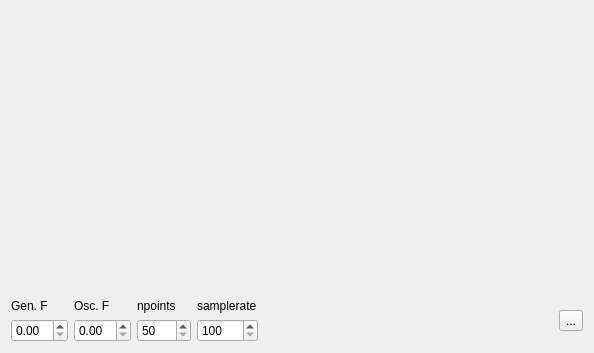
<?xml version="1.0" encoding="UTF-8"?>
<ui version="4.0">
 <class>OscilloscopeClass</class>
 <widget class="QWidget" name="OscilloscopeClass">
  <property name="geometry">
   <rect>
    <x>0</x>
    <y>0</y>
    <width>594</width>
    <height>353</height>
   </rect>
  </property>
  <property name="windowTitle">
   <string>Oscilloscope</string>
  </property>
  <layout class="QVBoxLayout" name="verticalLayout">
   <item>
    <widget class="QwtPlot" name="plotWidget">
     <property name="sizePolicy">
      <sizepolicy hsizetype="Preferred" vsizetype="Expanding">
       <horstretch>0</horstretch>
       <verstretch>0</verstretch>
      </sizepolicy>
     </property>
    </widget>
   </item>
   <item>
    <layout class="QHBoxLayout" name="horizontalLayout">
     <item>
      <layout class="QGridLayout" name="gridLayout">
       <item row="0" column="0">
        <widget class="QLabel" name="label">
         <property name="sizePolicy">
          <sizepolicy hsizetype="Preferred" vsizetype="Minimum">
           <horstretch>0</horstretch>
           <verstretch>0</verstretch>
          </sizepolicy>
         </property>
         <property name="text">
          <string>Gen. F</string>
         </property>
        </widget>
       </item>
       <item row="0" column="1">
        <widget class="QLabel" name="label_2">
         <property name="sizePolicy">
          <sizepolicy hsizetype="Preferred" vsizetype="Minimum">
           <horstretch>0</horstretch>
           <verstretch>0</verstretch>
          </sizepolicy>
         </property>
         <property name="text">
          <string>Osc. F</string>
         </property>
        </widget>
       </item>
       <item row="0" column="2">
        <widget class="QLabel" name="label_3">
         <property name="sizePolicy">
          <sizepolicy hsizetype="Minimum" vsizetype="Minimum">
           <horstretch>0</horstretch>
           <verstretch>0</verstretch>
          </sizepolicy>
         </property>
         <property name="text">
          <string>npoints</string>
         </property>
        </widget>
       </item>
       <item row="1" column="0">
        <widget class="QDoubleSpinBox" name="genFreq_dSpin"/>
       </item>
       <item row="1" column="1">
        <widget class="QDoubleSpinBox" name="oscFreq_dSpin"/>
       </item>
       <item row="1" column="2">
        <widget class="QSpinBox" name="npoints_spin">
         <property name="minimum">
          <number>50</number>
         </property>
         <property name="maximum">
          <number>2000</number>
         </property>
        </widget>
       </item>
       <item row="1" column="3">
        <widget class="QSpinBox" name="samplerate_spin">
         <property name="minimum">
          <number>100</number>
         </property>
         <property name="maximum">
          <number>48000</number>
         </property>
        </widget>
       </item>
       <item row="0" column="3">
        <widget class="QLabel" name="label_4">
         <property name="text">
          <string>samplerate</string>
         </property>
        </widget>
       </item>
      </layout>
     </item>
     <item>
      <spacer name="horizontalSpacer">
       <property name="orientation">
        <enum>Qt::Horizontal</enum>
       </property>
       <property name="sizeHint" stdset="0">
        <size>
         <width>40</width>
         <height>20</height>
        </size>
       </property>
      </spacer>
     </item>
     <item>
      <widget class="QToolButton" name="toolButton">
       <property name="text">
        <string>...</string>
       </property>
      </widget>
     </item>
    </layout>
   </item>
  </layout>
 </widget>
 <layoutdefault spacing="6" margin="11"/>
 <customwidgets>
  <customwidget>
   <class>QwtPlot</class>
   <extends>QFrame</extends>
   <header location="global">qwt/qwt_plot.h</header>
   <container>1</container>
  </customwidget>
 </customwidgets>
 <resources/>
 <connections/>
</ui>
